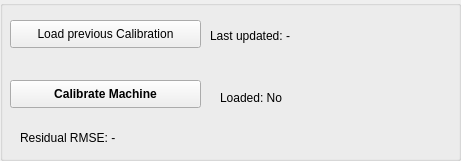
       <widget class="QGroupBox" name="machine_calib_group">
        <property name="geometry">
         <rect>
          <x>1810</x>
          <y>40</y>
          <width>461</width>
          <height>161</height>
         </rect>
        </property>
        <property name="title">
         <string/>
        </property>
        <widget class="QPushButton" name="machine_calibrate_button">
         <property name="geometry">
          <rect>
           <x>10</x>
           <y>80</y>
           <width>191</width>
           <height>28</height>
          </rect>
         </property>
         <property name="font">
          <font>
           <weight>75</weight>
           <bold>true</bold>
          </font>
         </property>
         <property name="text">
          <string>Calibrate Machine</string>
         </property>
        </widget>
        <widget class="QPushButton" name="machine_load_previous_calibration_button">
         <property name="geometry">
          <rect>
           <x>10</x>
           <y>20</y>
           <width>191</width>
           <height>28</height>
          </rect>
         </property>
         <property name="text">
          <string>Load previous Calibration</string>
         </property>
        </widget>
        <widget class="QLabel" name="machine_calibration_last_updated_value_label">
         <property name="geometry">
          <rect>
           <x>210</x>
           <y>20</y>
           <width>241</width>
           <height>31</height>
          </rect>
         </property>
         <property name="text">
          <string>Last updated: -</string>
         </property>
        </widget>
        <widget class="QLabel" name="machine_calibration_status_value_label">
         <property name="geometry">
          <rect>
           <x>220</x>
           <y>90</y>
           <width>181</width>
           <height>16</height>
          </rect>
         </property>
         <property name="text">
          <string>Loaded: No</string>
         </property>
        </widget>
        <widget class="QLabel" name="machine_calibration_error_value_label">
         <property name="geometry">
          <rect>
           <x>20</x>
           <y>130</y>
           <width>421</width>
           <height>16</height>
          </rect>
         </property>
         <property name="text">
          <string>Residual RMSE: -</string>
         </property>
        </widget>
       </widget>
